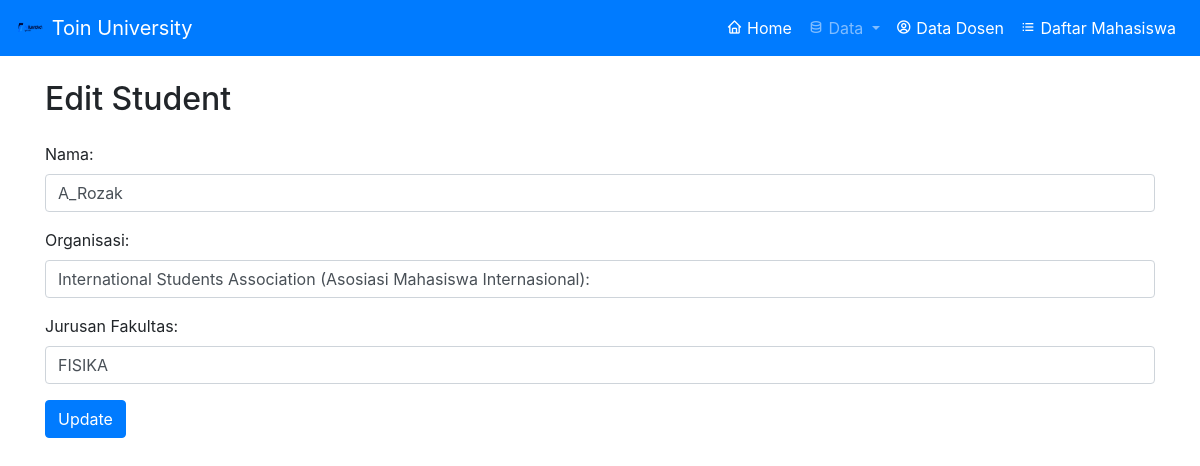
The app's page /update.php?id=9 with its own data.
### tables this page shows
CREATE TABLE `students` (
  `id` int NOT NULL,
  `nama` varchar(255) NOT NULL,
  `organisasi_id` int DEFAULT NULL,
  `jurusan_fakultas_id` int DEFAULT NULL
);

CREATE TABLE `organisasi` (
  `id` int NOT NULL,
  `nama` varchar(255) NOT NULL
);

CREATE TABLE `jurusan_fakultas` (
  `id` int NOT NULL,
  `nama` varchar(255) NOT NULL
);

### update.php (the view, shortened to what this page needs)
<?php
require 'db.php';
require 'layouts/navbar.php';
$id = $_GET['id'];
$student = $conn->query("SELECT * FROM students WHERE id = $id")->fetch_assoc();
$organisasi = $conn->query("SELECT * FROM organisasi")->fetch_all(MYSQLI_ASSOC);
$jurusan_fakultas = $conn->query("SELECT * FROM jurusan_fakultas")->fetch_all(MYSQLI_ASSOC);
?>
<!DOCTYPE html>
<html lang="en">
<head>
    <link rel="stylesheet" href="https://stackpath.bootstrapcdn.com/bootstrap/4.5.2/css/bootstrap.min.css">
</head>
<body>
    <div class="container">
        <h2 class="my-4">Edit Student</h2>
        <form method="POST">
            <div class="form-group">
                <label for="nama">Nama:</label>
                <input type="text" class="form-control" id="nama" name="nama" value="<?= $student['nama'] ?>" required>
            </div>
            <div class="form-group">
                <label for="organisasi_id">Organisasi:</label>
                <select class="form-control" id="organisasi_id" name="organisasi_id">
                    <?php foreach ($organisasi as $org) : ?>
                        <option value="<?= $org['id'] ?>" <?= $org['id'] == $student['organisasi_id'] ? 'selected' : '' ?>><?= $org['nama'] ?></option>
                    <?php endforeach; ?>
                </select>
            </div>
            <div class="form-group">
                <label for="jurusan_fakultas_id">Jurusan Fakultas:</label>
                <select class="form-control" id="jurusan_fakultas_id" name="jurusan_fakultas_id">
                    <?php foreach ($jurusan_fakultas as $jur) : ?>
                        <option value="<?= $jur['id'] ?>" <?= $jur['id'] == $student['jurusan_fakultas_id'] ? 'selected' : '' ?>><?= $jur['nama'] ?></option>
                    <?php endforeach; ?>
                </select>
            </div>
            <button type="submit" class="btn btn-primary">Update</button>
        </form>
    </div>
</body>
</html>

### records on screen
students: nama "A_Rozak", organisasi_id "International Students Association (Asosiasi Mahasiswa Internasional):", jurusan_fakultas_id "FISIKA"
